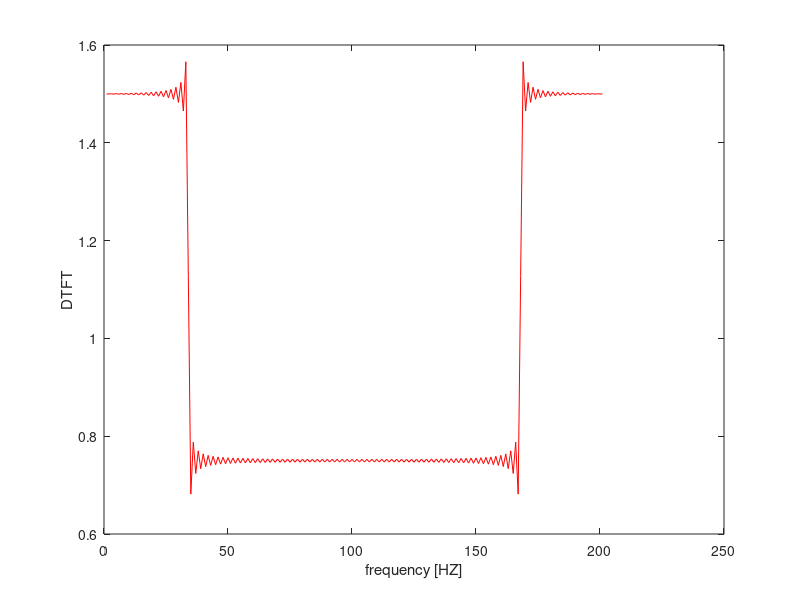

This chart was generated by the following MATLAB code:
n = -100:1:100;
T2 = 8;
X1= sinc((n.*T2)./6);
X_1 = fft(X1);
y = fftshift(X_1);
Y = abs(y);
fs =2*pi/4;
%df = fs/ length(X1);
%fn = fs/2;
%figure();
%f = -fn:df:fn-df;
%plot(f,Y,'r');
plot(Y,'r');
xlabel('frequency [HZ]');
ylabel('DTFT');
